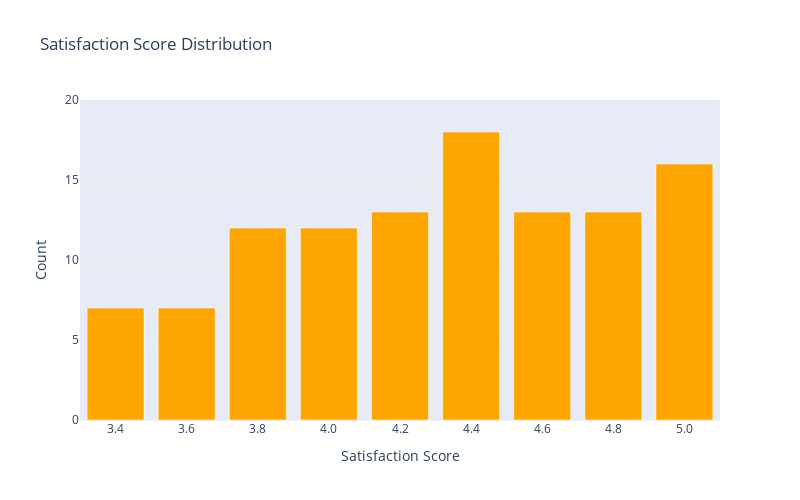

Here is the notebook cell this chart was saved with:
### Code cell
import plotly.graph_objects as go

satisfaction_scores = [3.4, 3.6, 3.8, 4.0, 4.2, 4.4, 4.6, 4.8, 5.0]
counts = [7, 7, 12, 12, 13, 18, 13, 13, 16]

fig = go.Figure(data=[go.Bar(
    x=satisfaction_scores,
    y=counts,
    marker_color='orange'
)])

fig.update_layout(
    title_text='Satisfaction Score Distribution',
    xaxis_title_text='Satisfaction Score',
    yaxis_title_text='Count',
    xaxis=dict(
        tickmode='array',
        tickvals=satisfaction_scores,
        ticktext=[str(score) for score in satisfaction_scores]
    ),
    yaxis=dict(range=[0, 20]),
    plot_bgcolor='rgba(230, 235, 245, 1)',
    width=800,
    height=500,
    template='plotly_white'
)

fig.show()

### Figure 1 — Plotly figure (JSON) as saved in the notebook; plotly's stock layout.template omitted (floating-point values rounded to 4 significant figures)
{"data": [{"marker": {"color": "orange"}, "type": "bar", "x": [3.4, 3.6, 3.8, 4, 4.2, 4.4, 4.6, 4.8, 5], "y": [7, 7, 12, 12, 13, 18, 13, 13, 16]}], "layout": {"height": 500, "plot_bgcolor": "rgba(230, 235, 245, 1)", "title": {"text": "Satisfaction Score Distribution"}, "width": 800, "xaxis": {"tickmode": "array", "ticktext": ["3.4", "3.6", "3.8", "4.0", "4.2", "4.4", "4.6", "4.8", "5.0"], "tickvals": [3.4, 3.6, 3.8, 4, 4.2, 4.4, 4.6, 4.8, 5], "title": {"text": "Satisfaction Score"}}, "yaxis": {"range": [0, 20], "title": {"text": "Count"}}}}
